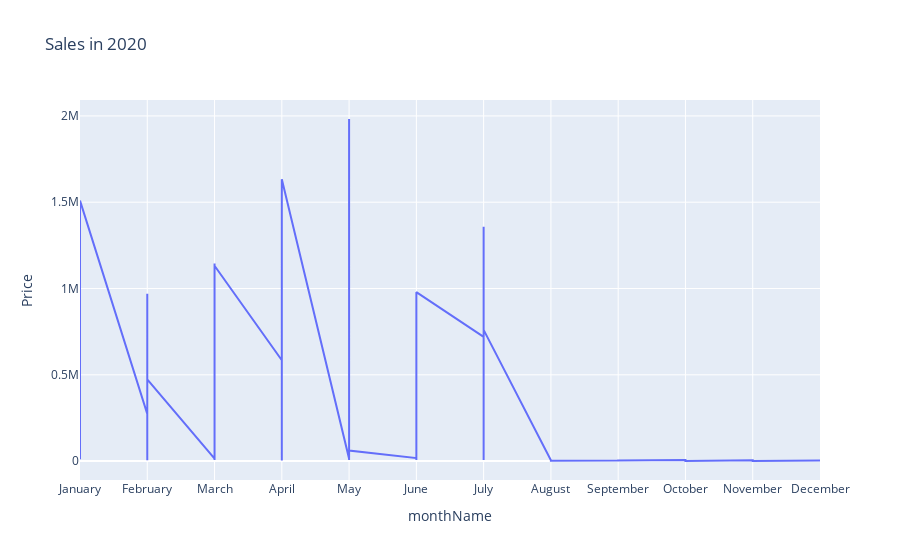

Write notebook code for a chart like this one.
### Code cell
import plotly.express as px
fig = px.line(df, x="monthName" , y="Price",title="Sales in 2020")
fig.show()

### Figure 1 — Plotly figure (JSON) as saved in the notebook; plotly's stock layout.template omitted (floating-point values rounded to 4 significant figures; data arrays with more than 128 entries replaced by an {"elided": "..."} marker saying what was removed)
{"data": [{"hovertemplate": "monthName=%{x}<br>Price=%{y}<extra></extra>", "legendgroup": "", "line": {"color": "#636efa", "dash": "solid"}, "mode": "lines", "name": "", "orientation": "v", "showlegend": false, "type": "scatter", "x": {"elided": "242 str values"}, "xaxis": "x", "y": {"elided": "242 float values"}, "yaxis": "y"}], "layout": {"legend": {"tracegroupgap": 0}, "title": {"text": "Sales in 2020"}, "xaxis": {"anchor": "y", "domain": [0, 1], "title": {"text": "monthName"}}, "yaxis": {"anchor": "x", "domain": [0, 1], "title": {"text": "Price"}}}}
